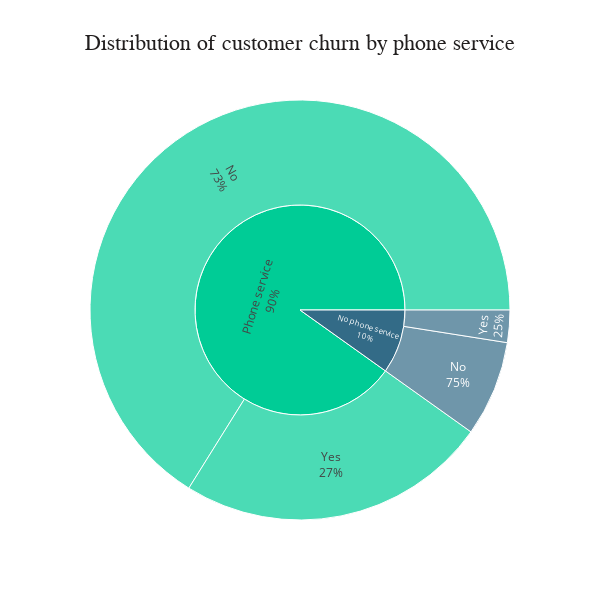

Notebook source saved alongside this figure:
### Code cell
fig = px.sunburst(phone, path = ['PhoneService', 'Churn'], values = 'count', color = 'PhoneService', title = 'Distribution of customer churn by phone service',
                 color_discrete_map = {'No phone service': '#336B87', 'Yes phone service': '#2A3132'},
                 width = 600, height = 600)

fig.update_layout(plot_bgcolor = 'white', title_font_family = 'Calibri Black', title_font_color = '#221f1f', title_font_size = 22, title_x = 0.5)

fig.update_traces(textinfo = 'label + percent parent')
                  
fig.show()

### Figure 1 — Plotly figure (JSON) as saved in the notebook; plotly's stock layout.template omitted (floating-point values rounded to 4 significant figures)
{"data": [{"branchvalues": "total", "customdata": [["No phone service"], ["Phone service"], ["No phone service"], ["Phone service"], ["No phone service"], ["Phone service"]], "domain": {"x": [0, 1], "y": [0, 1]}, "hovertemplate": "labels=%{label}<br>count=%{value}<br>parent=%{parent}<br>id=%{id}<br>PhoneService=%{customdata[0]}<extra></extra>", "ids": ["No phone service/No", "Phone service/No", "No phone service/Yes", "Phone service/Yes", "No phone service", "Phone service"], "labels": ["No", "No", "Yes", "Yes", "No phone service", "Phone service"], "marker": {"colors": ["#336B87", "#00cc96", "#336B87", "#00cc96", "#336B87", "#00cc96"]}, "name": "", "parents": ["No phone service", "Phone service", "No phone service", "Phone service", "", ""], "textinfo": "label+percent parent", "type": "sunburst", "values": [441, 3958, 149, 1438, 590, 5396]}], "layout": {"height": 600, "legend": {"tracegroupgap": 0}, "plot_bgcolor": "white", "title": {"font": {"color": "#221f1f", "family": "Calibri Black", "size": 22}, "text": "Distribution of customer churn by phone service", "x": 0.5}, "width": 600}}
